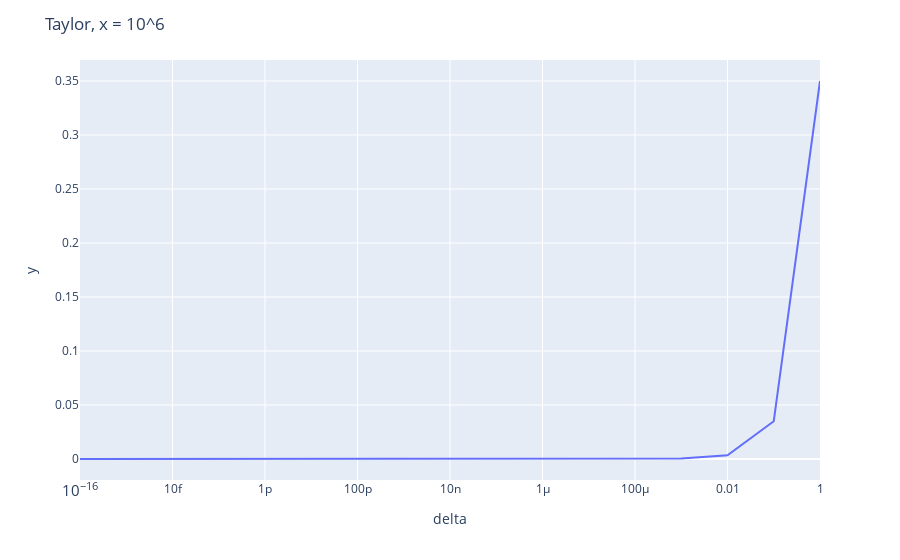

Notebook code for this chart:
### Code cell
fig = px.line(x = delta, y = taylor2, log_x=True)
fig.update_layout(
    title="Taylor, x = 10^6",
    xaxis_title="delta",
    yaxis_title="y",
        yaxis = dict(
        showexponent = 'all',
        exponentformat = 'e')
)
fig.show()

### Figure 1 — Plotly figure (JSON) as saved in the notebook; plotly's stock layout.template omitted (floating-point values rounded to 4 significant figures)
{"data": [{"hovertemplate": "x=%{x}<br>y=%{y}<extra></extra>", "legendgroup": "", "line": {"color": "#636efa", "dash": "solid"}, "marker": {"symbol": "circle"}, "mode": "lines", "name": "", "orientation": "v", "showlegend": false, "type": "scatter", "x": [1e-16, 1e-15, 1e-14, 1e-13, 1e-12, 1e-11, 1e-10, 1e-09, 1e-08, 1e-07, 1e-06, 1e-05, 0.0001, 0.001, 0.01, 0.1, 1], "xaxis": "x", "y": [3.5e-17, 3.5e-16, 3.5e-15, 3.5e-14, 3.5e-13, 3.5e-12, 3.5e-11, 3.5e-10, 3.5e-09, 3.5e-08, 3.5e-07, 3.5e-06, 3.5e-05, 0.00035, 0.0035, 0.035, 0.35], "yaxis": "y"}], "layout": {"legend": {"tracegroupgap": 0}, "margin": {"t": 60}, "title": {"text": "Taylor, x = 10^6"}, "xaxis": {"anchor": "y", "domain": [0, 1], "title": {"text": "delta"}, "type": "log"}, "yaxis": {"anchor": "x", "domain": [0, 1], "exponentformat": "e", "showexponent": "all", "title": {"text": "y"}}}}
